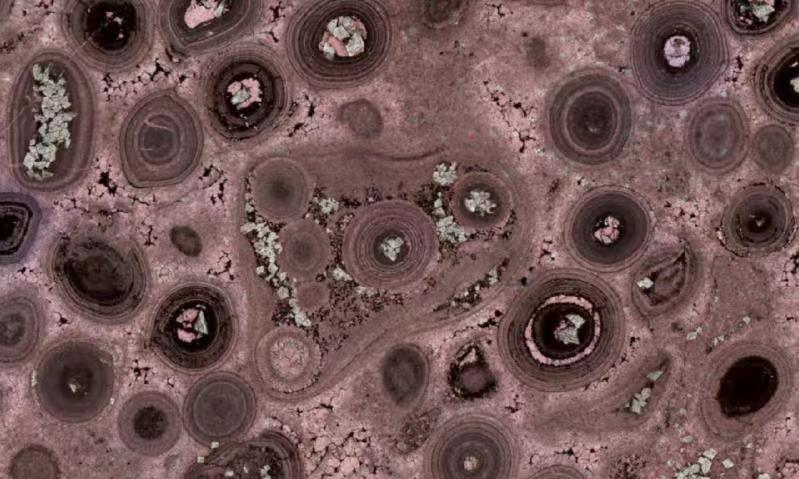
#> input picture img_readme/101338.jpg, 799 x 479 px, found by its file name
$ python thresh_otsu.py
#> lines starting #> are read from the running program, lines starting #| are printed output that depends on the picture; after the words box and inside, x2 and y2 are one past the last pixel; in counts of white or black regions, pixels touching at a corner belong together
# -*- coding: utf-8 -*-
# @Time    : 2021/4/13 上午10:09
# @Author  : Luo Lu
# @Email   : argluolu@gmail.com
# @File    : threshold.py
# @Software: PyCharm
import cv2
import numpy as np
import matplotlib
matplotlib.use('TkAgg')
from matplotlib import pyplot as plt

img = cv2.imread('/home/luolu/Desktop/tmp/101338.jpg', 0)
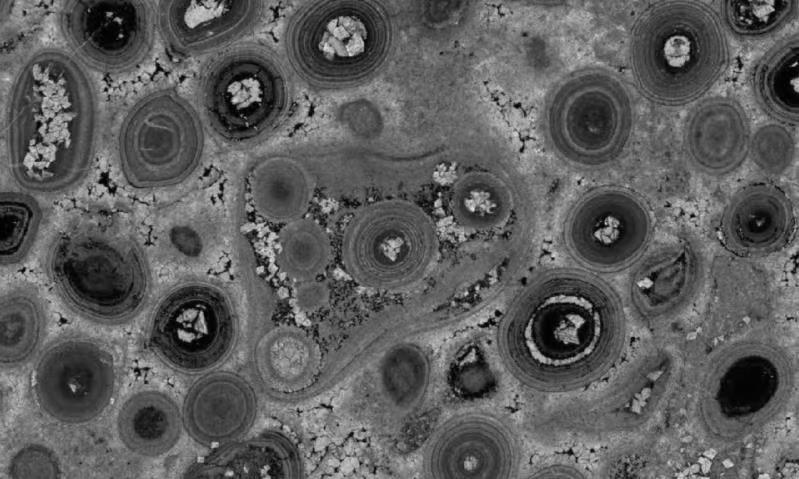
#> img: shape (479, 799); min 0, max 232, mean 93.2
ret, thresh1 = cv2.threshold(img, 127, 255, cv2.THRESH_BINARY)
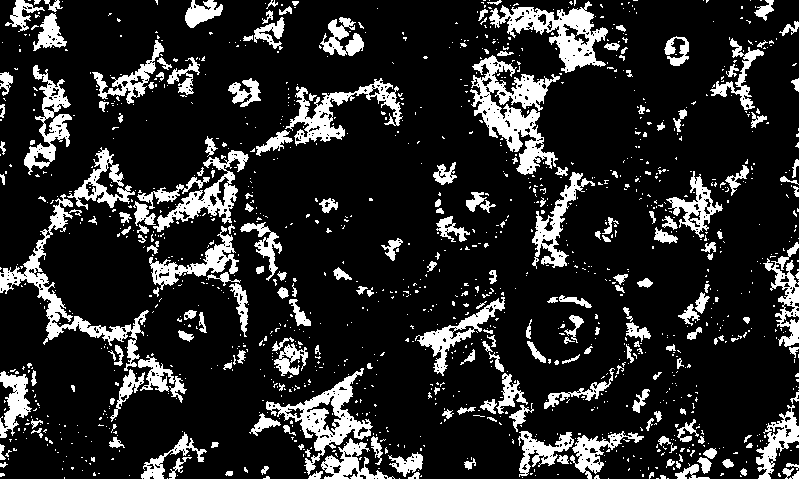
#> thresh1: shape (479, 799); 16.3% white; 1309 white regions (1087 under 20 px), largest, box (x1, y1, x2, y2) and area: (470, 55, 560, 175) 4213, (0, 194, 149, 371) 3203, (489, 1, 608, 73) 3071
ret, thresh2 = cv2.threshold(img, 127, 255, cv2.THRESH_BINARY_INV)
ret, thresh3 = cv2.threshold(img, 127, 255, cv2.THRESH_TRUNC)
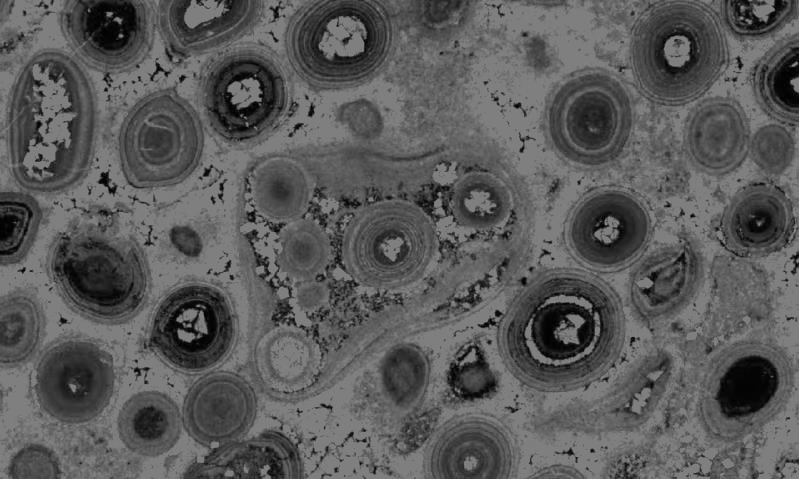
#> thresh3: shape (479, 799); min 0, max 127, mean 90.1
ret, thresh4 = cv2.threshold(img, 127, 255, cv2.THRESH_TOZERO)
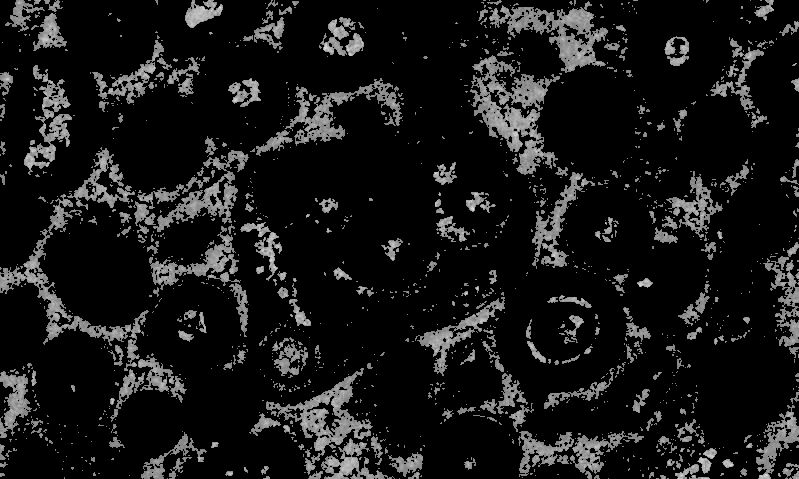
#> thresh4: shape (479, 799); min 0, max 232, mean 23.7
ret, thresh5 = cv2.threshold(img, 127, 255, cv2.THRESH_TOZERO_INV)
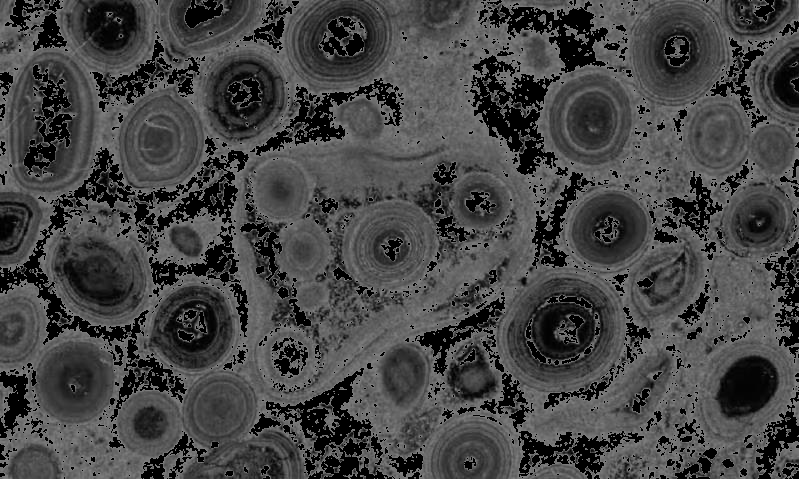
#> thresh5: shape (479, 799); min 0, max 127, mean 69.4

titles = ['Original Image', 'BINARY', 'BINARY_INV', 'TRUNC', 'TOZERO', 'TOZERO_INV']
images = [img, thresh1, thresh2, thresh3, thresh4, thresh5]

for i in range(6):
    plt.subplot(2, 3, i + 1), plt.imshow(images[i], 'gray')
    plt.title(titles[i])
    plt.xticks([]), plt.yticks([])

plt.show()

$ run again, with img_readme/c2m06.jpg copied over img_readme/101338.jpg
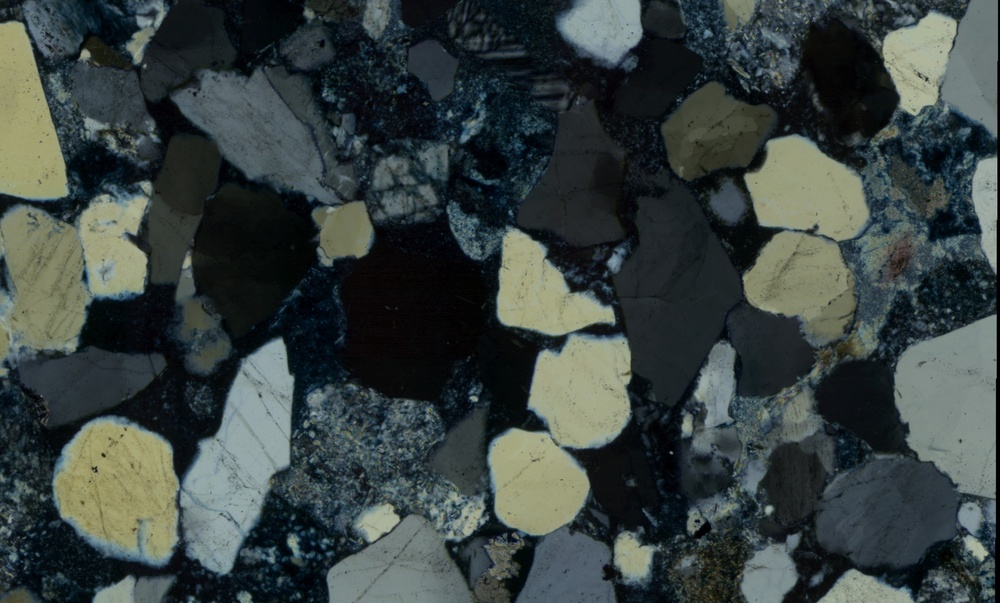
#> input picture img_readme/c2m06.jpg, 1000 x 603 px, shrunk from 1920 x 1158 before the run, found by its file name
#> `ret, thresh1 = cv2.threshold(img, 127, 255, cv2.THRESH_BINARY)`:
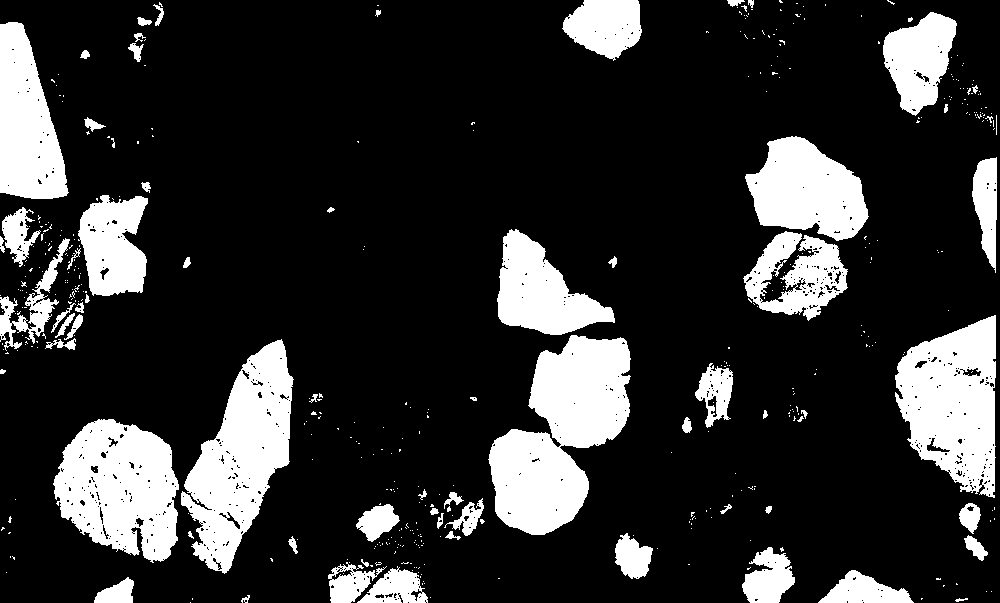
#> thresh1: shape (603, 1000); 19.5% white; 467 white regions (397 under 20 px), largest, box (x1, y1, x2, y2) and area: (488, 335, 631, 535) 16710, (181, 339, 294, 574) 13493, (53, 419, 179, 563) 12643
#> `ret, thresh5 = cv2.threshold(img, 127, 255, cv2.THRESH_TOZERO_INV)`:
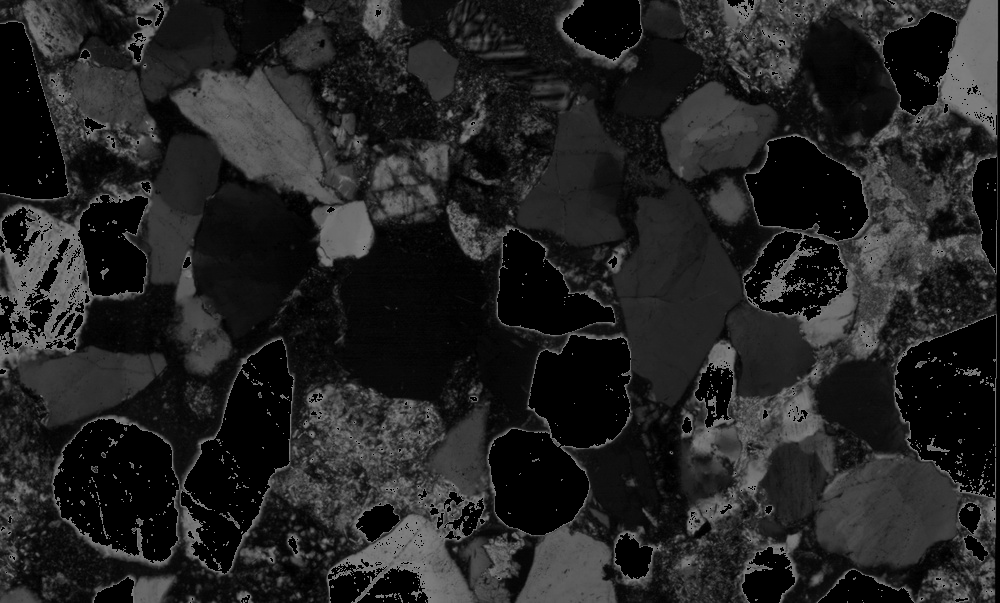
#> thresh5: shape (603, 1000); min 0, max 127, mean 34.8
